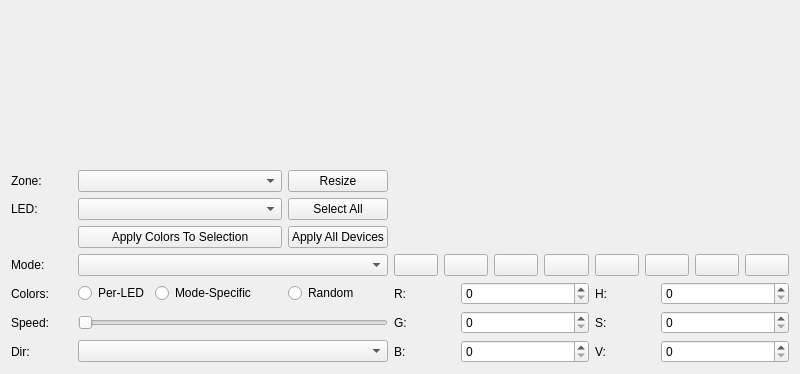
<?xml version="1.0" encoding="UTF-8"?>
<ui version="4.0">
 <class>OpenRGBDevicePageUi</class>
 <widget class="QFrame" name="OpenRGBDevicePageUi">
  <property name="geometry">
   <rect>
    <x>0</x>
    <y>0</y>
    <width>800</width>
    <height>374</height>
   </rect>
  </property>
  <property name="windowTitle">
   <string>Frame</string>
  </property>
  <layout class="QGridLayout" name="gridLayout">
   <item row="2" column="4">
    <widget class="QPushButton" name="SelectAllLEDsButton">
     <property name="text">
      <string>Select All</string>
     </property>
    </widget>
   </item>
   <item row="0" column="0" colspan="11">
    <widget class="DeviceView" name="DeviceViewBox" native="true">
     <property name="sizePolicy">
      <sizepolicy hsizetype="MinimumExpanding" vsizetype="MinimumExpanding">
       <horstretch>0</horstretch>
       <verstretch>0</verstretch>
      </sizepolicy>
     </property>
     <property name="minimumSize">
      <size>
       <width>0</width>
       <height>0</height>
      </size>
     </property>
    </widget>
   </item>
   <item row="1" column="4">
    <widget class="QPushButton" name="ResizeButton">
     <property name="text">
      <string>Resize</string>
     </property>
    </widget>
   </item>
   <item row="6" column="0">
    <widget class="QLabel" name="SpeedLabel">
     <property name="text">
      <string>Speed:</string>
     </property>
    </widget>
   </item>
   <item row="5" column="1">
    <widget class="QRadioButton" name="PerLEDCheck">
     <property name="text">
      <string>Per-LED</string>
     </property>
    </widget>
   </item>
   <item row="5" column="0">
    <widget class="QLabel" name="ColorLabel">
     <property name="text">
      <string>Colors:</string>
     </property>
    </widget>
   </item>
   <item row="2" column="0">
    <widget class="QLabel" name="LEDLabel">
     <property name="text">
      <string>LED:</string>
     </property>
    </widget>
   </item>
   <item row="4" column="0">
    <widget class="QLabel" name="ModeLabel">
     <property name="text">
      <string>Mode:</string>
     </property>
    </widget>
   </item>
   <item row="2" column="1" colspan="3">
    <widget class="QComboBox" name="LEDBox"/>
   </item>
   <item row="3" column="1" colspan="3">
    <widget class="QPushButton" name="ApplyColorsButton">
     <property name="text">
      <string>Apply Colors To Selection</string>
     </property>
    </widget>
   </item>
   <item row="5" column="4">
    <widget class="QRadioButton" name="RandomCheck">
     <property name="text">
      <string>Random</string>
     </property>
    </widget>
   </item>
   <item row="6" column="1" colspan="4">
    <widget class="QSlider" name="SpeedSlider">
     <property name="orientation">
      <enum>Qt::Horizontal</enum>
     </property>
    </widget>
   </item>
   <item row="3" column="4">
    <widget class="QPushButton" name="SetAllButton">
     <property name="toolTip">
      <string>&lt;html&gt;&lt;head/&gt;&lt;body&gt;&lt;p align=&quot;justify&quot;&gt;Sets all devices to&lt;br/&gt;&lt;b&gt;Static&lt;/b&gt; mode and&lt;br/&gt;applies the selected color.&lt;/p&gt;&lt;/body&gt;&lt;/html&gt;</string>
     </property>
     <property name="text">
      <string>Apply All Devices</string>
     </property>
    </widget>
   </item>
   <item row="1" column="0">
    <widget class="QLabel" name="ZoneLabel">
     <property name="text">
      <string>Zone:</string>
     </property>
    </widget>
   </item>
   <item row="1" column="1" colspan="3">
    <widget class="QComboBox" name="ZoneBox"/>
   </item>
   <item row="4" column="1" colspan="4">
    <widget class="QComboBox" name="ModeBox"/>
   </item>
   <item row="9" column="1" colspan="4">
    <widget class="QComboBox" name="DirectionBox"/>
   </item>
   <item row="9" column="0">
    <widget class="QLabel" name="DirectionLabel">
     <property name="text">
      <string>Dir:</string>
     </property>
    </widget>
   </item>
   <item row="5" column="2" colspan="2">
    <widget class="QRadioButton" name="ModeSpecificCheck">
     <property name="text">
      <string>Mode-Specific</string>
     </property>
    </widget>
   </item>
   <item row="9" column="5">
    <widget class="QLabel" name="BlueLabel">
     <property name="text">
      <string>B:</string>
     </property>
    </widget>
   </item>
   <item row="6" column="5">
    <widget class="QLabel" name="GreenLabel">
     <property name="text">
      <string>G:</string>
     </property>
    </widget>
   </item>
   <item row="5" column="5">
    <widget class="QLabel" name="RedLabel">
     <property name="text">
      <string>R:</string>
     </property>
    </widget>
   </item>
   <item row="5" column="6" colspan="2">
    <widget class="QSpinBox" name="RedSpinBox">
     <property name="maximum">
      <number>255</number>
     </property>
    </widget>
   </item>
   <item row="6" column="6" colspan="2">
    <widget class="QSpinBox" name="GreenSpinBox">
     <property name="maximum">
      <number>255</number>
     </property>
    </widget>
   </item>
   <item row="9" column="6" colspan="2">
    <widget class="QSpinBox" name="BlueSpinBox">
     <property name="maximum">
      <number>255</number>
     </property>
    </widget>
   </item>
   <item row="9" column="8">
    <widget class="QLabel" name="ValLabel">
     <property name="text">
      <string>V:</string>
     </property>
    </widget>
   </item>
   <item row="6" column="8">
    <widget class="QLabel" name="SatLabel">
     <property name="text">
      <string>S:</string>
     </property>
    </widget>
   </item>
   <item row="5" column="8">
    <widget class="QLabel" name="HueLabel">
     <property name="text">
      <string>H:</string>
     </property>
    </widget>
   </item>
   <item row="5" column="9" colspan="2">
    <widget class="QSpinBox" name="HueSpinBox">
     <property name="maximum">
      <number>359</number>
     </property>
    </widget>
   </item>
   <item row="6" column="9" colspan="2">
    <widget class="QSpinBox" name="SatSpinBox">
     <property name="maximum">
      <number>255</number>
     </property>
    </widget>
   </item>
   <item row="9" column="9" colspan="2">
    <widget class="QSpinBox" name="ValSpinBox">
     <property name="maximum">
      <number>255</number>
     </property>
    </widget>
   </item>
   <item row="4" column="5" colspan="6">
    <layout class="QHBoxLayout" name="horizontalLayout">
     <item>
      <widget class="QPushButton" name="ButtonBlack">
       <property name="text">
        <string/>
       </property>
      </widget>
     </item>
     <item>
      <widget class="QPushButton" name="ButtonRed">
       <property name="text">
        <string/>
       </property>
      </widget>
     </item>
     <item>
      <widget class="QPushButton" name="ButtonYellow">
       <property name="text">
        <string/>
       </property>
      </widget>
     </item>
     <item>
      <widget class="QPushButton" name="ButtonGreen">
       <property name="text">
        <string/>
       </property>
      </widget>
     </item>
     <item>
      <widget class="QPushButton" name="ButtonCyan">
       <property name="text">
        <string/>
       </property>
      </widget>
     </item>
     <item>
      <widget class="QPushButton" name="ButtonBlue">
       <property name="text">
        <string/>
       </property>
      </widget>
     </item>
     <item>
      <widget class="QPushButton" name="ButtonMagenta">
       <property name="text">
        <string/>
       </property>
      </widget>
     </item>
     <item>
      <widget class="QPushButton" name="ButtonWhite">
       <property name="text">
        <string/>
       </property>
      </widget>
     </item>
    </layout>
   </item>
   <item row="1" column="5" rowspan="3" colspan="6">
    <widget class="ColorWheel" name="ColorWheelBox" native="true">
     <property name="sizePolicy">
      <sizepolicy hsizetype="Preferred" vsizetype="Preferred">
       <horstretch>0</horstretch>
       <verstretch>0</verstretch>
      </sizepolicy>
     </property>
    </widget>
   </item>
  </layout>
 </widget>
 <customwidgets>
  <customwidget>
   <class>ColorWheel</class>
   <extends>QWidget</extends>
   <header location="global">ColorWheel.h</header>
   <container>1</container>
   <slots>
    <signal>colorChanged(QColor)</signal>
   </slots>
  </customwidget>
  <customwidget>
   <class>DeviceView</class>
   <extends>QWidget</extends>
   <header location="global">DeviceView.h</header>
   <container>1</container>
  </customwidget>
 </customwidgets>
 <tabstops>
  <tabstop>LEDBox</tabstop>
  <tabstop>SetAllButton</tabstop>
  <tabstop>ModeBox</tabstop>
  <tabstop>PerLEDCheck</tabstop>
  <tabstop>ModeSpecificCheck</tabstop>
  <tabstop>RandomCheck</tabstop>
  <tabstop>SpeedSlider</tabstop>
  <tabstop>DirectionBox</tabstop>
 </tabstops>
 <resources/>
 <connections/>
</ui>
